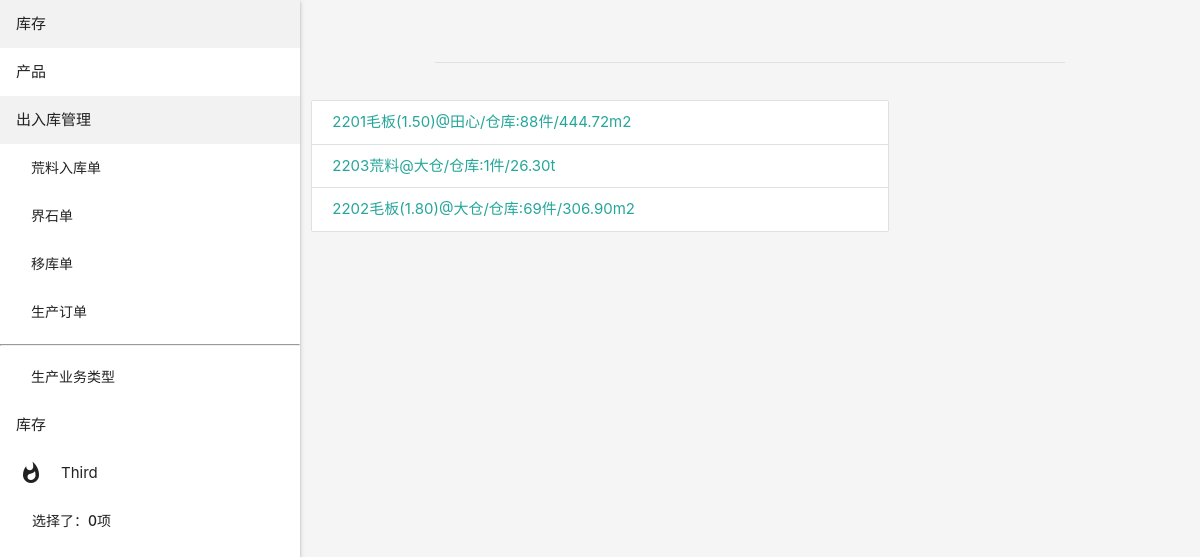
The page /stock/stock/ on the database as committed earlier.
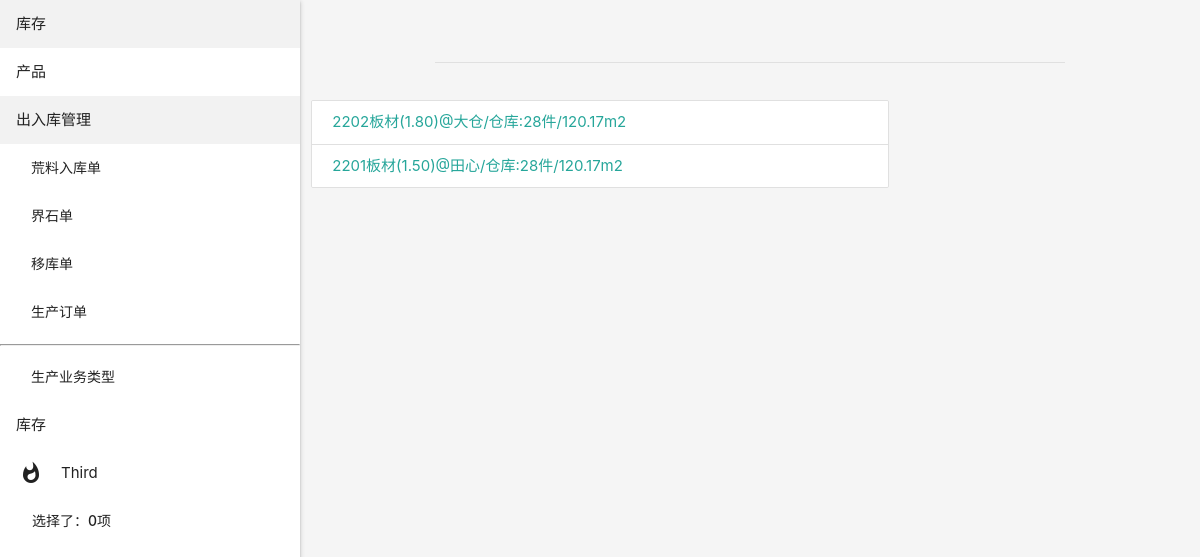
The same page on the database as committed later.
### stock/models.py (models this page shows, shortened)
class Stock(models.Model):
    product = models.ForeignKey('product.Product', on_delete=models.CASCADE, related_name='stock')
    piece = models.IntegerField('件', default=1)
    quantity = models.DecimalField('数量', decimal_places=2, max_digits=10)
    reserve_quantity = models.DecimalField('预留数量', decimal_places=2, max_digits=10, default=0)
    reserve_piece = models.IntegerField('预留件', default=0)
    uom = models.CharField('单位', choices=UOM_CHOICES, max_length=6)
    location = models.ForeignKey('Location', on_delete=models.CASCADE, limit_choices_to={'is_virtual': False},
                                 related_name='stock')
    created = models.DateTimeField('创建时间', auto_now_add=True)
    updated = models.DateTimeField('更新时间', auto_now=True)
    class Meta:
        verbose_name = '库存'
        unique_together = ('product', 'location')
    def __str__(self):
        return "{}@{}:{}件/{}{}".format(self.product, self.location, self.piece, self.quantity, self.uom)

class Location(models.Model):
    warehouse = models.ForeignKey('Warehouse', related_name='locations', on_delete=models.SET_NULL, verbose_name='所属仓库',
                                  blank=True, null=True)
    name = models.CharField('库位名称', max_length=50)
    parent = models.ForeignKey('self', related_name='child', null=True, blank=True, verbose_name='上级库位',
                               on_delete=models.CASCADE, limit_choices_to={'is_virtual': False, 'is_activate': True})
    is_main = models.BooleanField('主库位', default=False, help_text='主库位，只有在创建warehouse时一并创建')
    usage = models.CharField('库位用途', choices=USAGE_CHOICES, null=False, max_length=50)
    is_virtual = models.BooleanField('虚拟库位', default=False)
    desc = models.TextField('描述', blank=True, null=True)
    is_activate = models.BooleanField('启用', default=True)
    created = models.DateTimeField('创建时间', auto_now_add=True)
    updated = models.DateTimeField('更新时间', auto_now=True)
    class Meta:
        verbose_name = '库位信息'
        unique_together = ['warehouse', 'name']
    def get_full_name(self):
        name = self.name
        parent = self.parent
        while parent:
            name = '{}/{}'.format(parent.name, name)
            parent = parent.parent
        warehouse_name = self.warehouse.name + '/' if self.warehouse else ''
        return '%s%s' % (warehouse_name, name)
    def __str__(self):
        return self.get_full_name()

class Warehouse(models.Model):
    name = models.CharField('仓库名称', max_length=50, unique=True, db_index=True)
    code = models.CharField('缩写名称', max_length=20, null=False)
    is_activate = models.BooleanField('启用', default=True)
    partner = models.ForeignKey('partner.Partner', on_delete=models.SET_NULL, verbose_name='合作伙伴', null=True,
                                blank=True, related_name='warehouse')
    created = models.DateTimeField('创建时间', auto_now_add=True)
    updated = models.DateTimeField('更新时间', auto_now=True)
    is_production = models.BooleanField('有生产活动', default=False)
    class Meta:
        verbose_name = '仓库信息'

### product/models.py (models this page shows, shortened)
class Product(models.Model):
    name = models.CharField('编号', max_length=20, db_index=True)
    type = models.CharField('类型', max_length=10, choices=TYPE_CHOICES, default='block')
    thickness = models.DecimalField('厚度规格', max_digits=5, decimal_places=2, null=True, blank=True)
    batch = models.ForeignKey('Batch', null=True, blank=True, on_delete=models.SET_NULL, verbose_name='批次')
    category = models.ForeignKey('Category', null=True, blank=True, verbose_name='品种名称', on_delete=models.SET_NULL)
    quarry = models.ForeignKey('Quarry', null=True, blank=True, verbose_name='矿口', on_delete=models.SET_NULL)
    weight = models.DecimalField('重量', max_digits=5, decimal_places=2, null=True)
    long = models.IntegerField('长', null=True, blank=True)
    width = models.IntegerField('宽', null=True, blank=True)
    height = models.IntegerField('高', null=True, blank=True)
    m3 = models.DecimalField('立方', null=True, max_digits=5, decimal_places=2, blank=True)
    uom = models.CharField('荒料计量单位', null=False, choices=UOM_CHOICES, max_length=10, default='t')
    updated = models.DateTimeField('更新日期', auto_now=True)
    created = models.DateTimeField('创建日期', auto_now_add=True)
    activate = models.BooleanField('启用', default=False)
    semi_slab_single_qty = models.DecimalField('毛板单件平方', null=True, max_digits=5, decimal_places=2, blank=True)
    class Meta:
        verbose_name = '荒料编号'
        verbose_name_plural = verbose_name
        unique_together = ('name', 'type', 'thickness')
    def __str__(self):
        thickness = '({})'.format(self.thickness) if self.thickness else ''
        return '{}{}{}'.format(self.name, self.get_type_display(), thickness)

### stock/views.py (the view)
# urls.py: path('stock/', views.StockListView.as_view(), name='stock_list'),
class StockListView(ListView):
    model = Stock

### cart/cart.py (called while the page is built)
    def __len__(self):
        return len(self.cart)

### cart/context_processors.py (called while the page is built)
def cart(request):
    return {'cart': Cart(request)}

### stock/templates/stock/stock_list.html (shortened to what this page needs)
{% extends 'stock/list.html' %}

### stock/templates/stock/list.html (shortened to what this page needs)
{% extends 'list.html' %}
{% block content %}
    <div class="collection">
        {% for object in object_list %}
            <a href="{{ object.get_absolute_url }}" class="collection-item">{{ object }}</a>
        {% endfor %}
    </div>
{% endblock %}

Rows that differ between the two databases and show on the page:
removed Stock: product+location+piece "2201毛板(1.50)@田心/仓库:88件/444.72m2"
removed Stock: product+location+piece "2203荒料@大仓/仓库:1件/26.30t"
removed Stock: product+location+piece "2202毛板(1.80)@大仓/仓库:69件/306.90m2"
added Stock: product+location+piece "2202板材(1.80)@大仓/仓库:28件/120.17m2"
added Stock: product+location+piece "2201板材(1.50)@田心/仓库:28件/120.17m2"
